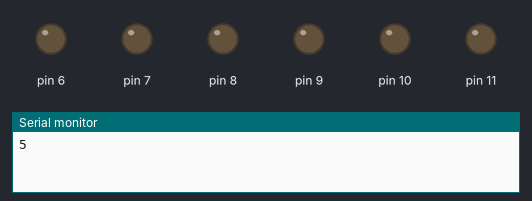
This sketch was run on a simulated Arduino Uno, built with avr-gcc and run on an emulated ATmega328P. Shown: output pins drawn as LEDs (lit = HIGH), the last lines printed to the serial monitor.

Above: at 0.5 s.
At 3.5 s:
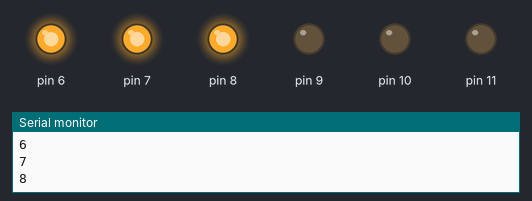
At 4.5 s:
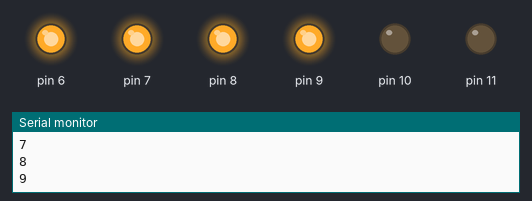
At 7.5 s:
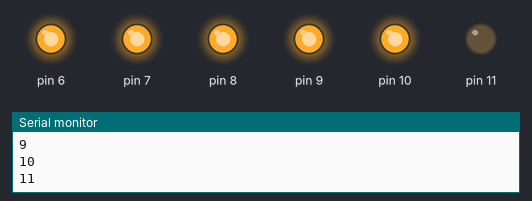
At 11.5 s:
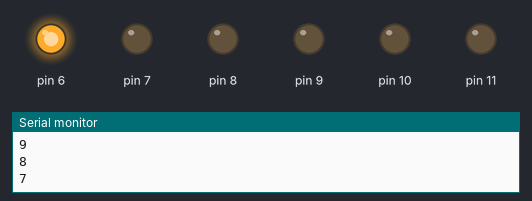
At 14.5 s:
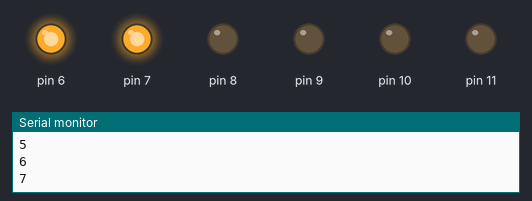
Timing chart, 0 to 15.6 s (numbered marks = the images above):
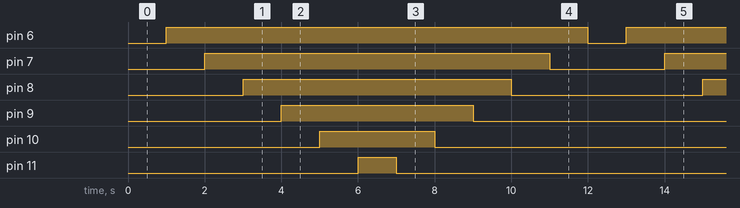

Measured:
- by itself, pin 6: alternates HIGH for 11.0 s and LOW for 1.0 s
- by itself, pin 7: alternates HIGH for 9.0 s and LOW for 3.0 s
- by itself, pin 8: alternates HIGH for 7.0 s and LOW for 5.0 s
- by itself, pin 9: alternates HIGH for 5.0 s and LOW for 7.0 s
- by itself, pin 10: alternates HIGH for 3.0 s and LOW for 9.0 s
- by itself, pin 11: alternates HIGH for 1.0 s and LOW for 11.0 s

The sketch:

practica_EncendidoLed.ino
```cpp
int t = 1000;
void setup() {
  Serial.begin(9600);
  for (int Pin = 6; Pin <= 11; Pin++) {
    pinMode(Pin, OUTPUT);
  }
  }
void loop(){
  for (int Pin = 5; Pin <11; Pin++){
    digitalWrite(Pin, HIGH);
    Serial.println(Pin);
    delay(t);

  }
  for (int Pin = 11; Pin >5; Pin--) {
    digitalWrite(Pin, HIGH);
    delay(t);
    digitalWrite(Pin, LOW);
    Serial.println(Pin);
  }
}
```
